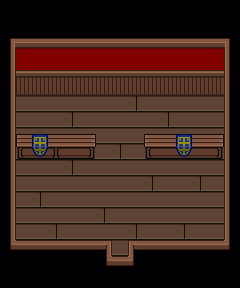

Tiled map render using the project's own tile images. Description and the map definition, with tile-layer contents summarised, below:
An orthogonal 15x18 tile map with 16x16 px tiles, 3 tile layers (Base Layer, Ground Layer, Upper Layer), 3 tilesets and 3 objects (Entrance, NPC_16, Shop).

<map version="1.4" tiledversion="1.4.1" orientation="orthogonal" renderorder="right-down" width="15" height="18" tilewidth="16" tileheight="16" infinite="0" nextlayerid="10" nextobjectid="26">
 <properties>
  <property name="Manor" type="bool" value="true" />
  <property name="Production" type="bool" value="false" />
 </properties>
 <tileset firstgid="1" name="tsWallsFloors" tilewidth="16" tileheight="16" tilecount="286" columns="22">
  <image source="../Tilesets/tsWalls_Floors.png" trans="ffffff" width="352" height="209" />
  <tile id="9">
   <properties>
    <property name="Impassable" type="bool" value="true" />
   </properties>
  </tile>
  <tile id="10">
   <properties>
    <property name="Impassable" type="bool" value="true" />
   </properties>
  </tile>
  <tile id="22">
   <properties>
    <property name="Impassable" type="bool" value="true" />
   </properties>
  </tile>
  <tile id="24">
   <properties>
    <property name="Impassable" type="bool" value="true" />
   </properties>
  </tile>
  <tile id="25">
   <properties>
    <property name="Impassable" type="bool" value="true" />
   </properties>
  </tile>
  <tile id="27">
   <properties>
    <property name="Impassable" type="bool" value="true" />
   </properties>
  </tile>
  <tile id="28">
   <properties>
    <property name="Impassable" type="bool" value="true" />
   </properties>
  </tile>
  <tile id="29">
   <properties>
    <property name="Impassable" type="bool" value="true" />
   </properties>
  </tile>
  <tile id="30">
   <properties>
    <property name="Impassable" type="bool" value="true" />
   </properties>
  </tile>
  <tile id="31">
   <properties>
    <property name="Impassable" type="bool" value="true" />
   </properties>
  </tile>
  <tile id="33">
   <properties>
    <property name="Impassable" type="bool" value="true" />
   </properties>
  </tile>
  <tile id="44">
   <properties>
    <property name="Impassable" type="bool" value="true" />
   </properties>
  </tile>
  <tile id="46">
   <properties>
    <property name="Impassable" type="bool" value="true" />
   </properties>
  </tile>
  <tile id="47">
   <properties>
    <property name="Impassable" type="bool" value="true" />
   </properties>
  </tile>
  <tile id="49">
   <properties>
    <property name="Impassable" type="bool" value="true" />
   </properties>
  </tile>
  <tile id="50">
   <properties>
    <property name="Impassable" type="bool" value="true" />
   </properties>
  </tile>
  <tile id="52">
   <properties>
    <property name="Impassable" type="bool" value="true" />
   </properties>
  </tile>
  <tile id="53">
   <properties>
    <property name="Impassable" type="bool" value="true" />
   </properties>
  </tile>
  <tile id="55">
   <properties>
    <property name="Impassable" type="bool" value="true" />
   </properties>
  </tile>
  <tile id="66">
   <properties>
    <property name="Impassable" type="bool" value="true" />
   </properties>
  </tile>
  <tile id="68">
   <properties>
    <property name="Impassable" type="bool" value="true" />
   </properties>
  </tile>
  <tile id="69">
   <properties>
    <property name="Impassable" type="bool" value="true" />
   </properties>
  </tile>
  <tile id="71">
   <properties>
    <property name="Impassable" type="bool" value="true" />
   </properties>
  </tile>
  <tile id="72">
   <properties>
    <property name="Impassable" type="bool" value="true" />
   </properties>
  </tile>
  <tile id="73">
   <properties>
    <property name="Impassable" type="bool" value="true" />
   </properties>
  </tile>
  <tile id="74">
   <properties>
    <property name="Impassable" type="bool" value="true" />
   </properties>
  </tile>
  <tile id="75">
   <properties>
    <property name="Impassable" type="bool" value="true" />
   </properties>
  </tile>
  <tile id="77">
   <properties>
    <property name="Impassable" type="bool" value="true" />
   </properties>
  </tile>
  <tile id="88">
   <properties>
    <property name="Impassable" type="bool" value="true" />
   </properties>
  </tile>
  <tile id="89">
   <properties>
    <property name="Impassable" type="bool" value="true" />
   </properties>
  </tile>
  <tile id="90">
   <properties>
    <property name="Impassable" type="bool" value="true" />
   </properties>
  </tile>
  <tile id="91">
   <properties>
    <property name="Impassable" type="bool" value="true" />
   </properties>
  </tile>
  <tile id="92">
   <properties>
    <property name="Impassable" type="bool" value="true" />
   </properties>
  </tile>
  <tile id="93">
   <properties>
    <property name="Impassable" type="bool" value="true" />
   </properties>
  </tile>
  <tile id="94">
   <properties>
    <property name="Impassable" type="bool" value="true" />
   </properties>
  </tile>
  <tile id="95">
   <properties>
    <property name="Impassable" type="bool" value="true" />
   </properties>
  </tile>
  <tile id="96">
   <properties>
    <property name="Impassable" type="bool" value="true" />
   </properties>
  </tile>
  <tile id="97">
   <properties>
    <property name="Impassable" type="bool" value="true" />
   </properties>
  </tile>
  <tile id="98">
   <properties>
    <property name="Impassable" type="bool" value="true" />
   </properties>
  </tile>
  <tile id="99">
   <properties>
    <property name="Impassable" type="bool" value="true" />
   </properties>
  </tile>
  <tile id="121">
   <properties>
    <property name="Impassable" type="bool" value="true" />
   </properties>
  </tile>
  <tile id="128">
   <properties>
    <property name="Impassable" type="bool" value="true" />
   </properties>
  </tile>
  <tile id="140">
   <properties>
    <property name="Impassable" type="bool" value="true" />
   </properties>
  </tile>
  <tile id="143">
   <properties>
    <property name="Impassable" type="bool" value="true" />
   </properties>
  </tile>
  <tile id="152">
   <properties>
    <property name="Impassable" type="bool" value="true" />
   </properties>
  </tile>
  <tile id="153">
   <properties>
    <property name="Impassable" type="bool" value="true" />
   </properties>
  </tile>
  <tile id="160">
   <properties>
    <property name="Impassable" type="bool" value="true" />
   </properties>
  </tile>
  <tile id="161">
   <properties>
    <property name="Impassable" type="bool" value="true" />
   </properties>
  </tile>
  <tile id="163">
   <properties>
    <property name="Impassable" type="bool" value="true" />
   </properties>
  </tile>
  <tile id="164">
   <properties>
    <property name="Impassable" type="bool" value="true" />
   </properties>
  </tile>
  <tile id="165">
   <properties>
    <property name="Impassable" type="bool" value="true" />
   </properties>
  </tile>
  <tile id="185">
   <properties>
    <property name="Impassable" type="bool" value="true" />
   </properties>
  </tile>
  <tile id="186">
   <properties>
    <property name="Impassable" type="bool" value="true" />
   </properties>
  </tile>
 </tileset>
 <tileset firstgid="287" source="../Tilesets/tsFurniture.tsx" />
 <tileset firstgid="587" source="../Tilesets/tilesetHouses.tsx" />
 <layer id="6" name="Base Layer" width="15" height="18">
  <data>[270 cells, 270 non-empty, 8 distinct tile ids]</data>
 </layer>
 <layer id="7" name="Ground Layer" width="15" height="18">
  <data>[270 cells, 92 non-empty, 16 distinct tile ids]</data>
 </layer>
 <layer id="8" name="Upper Layer" width="15" height="18">
  <data>[270 cells, 23 non-empty, 7 distinct tile ids]</data>
 </layer>
 <objectgroup id="4" name="Travel Layer">
  <object id="1" name="Entrance" x="112" y="268.002" width="16" height="4">
   <properties>
    <property name="EntranceDir" value="Up" />
    <property name="Map" value="mapRiverHollowTown" />
   </properties>
  </object>
 </objectgroup>
 <objectgroup id="9" name="MapObject" />
 <objectgroup id="5" name="Character Layer">
  <!-- 2 objects omitted --></objectgroup>
</map>
<!-- 2 of 3 objects omitted -->
